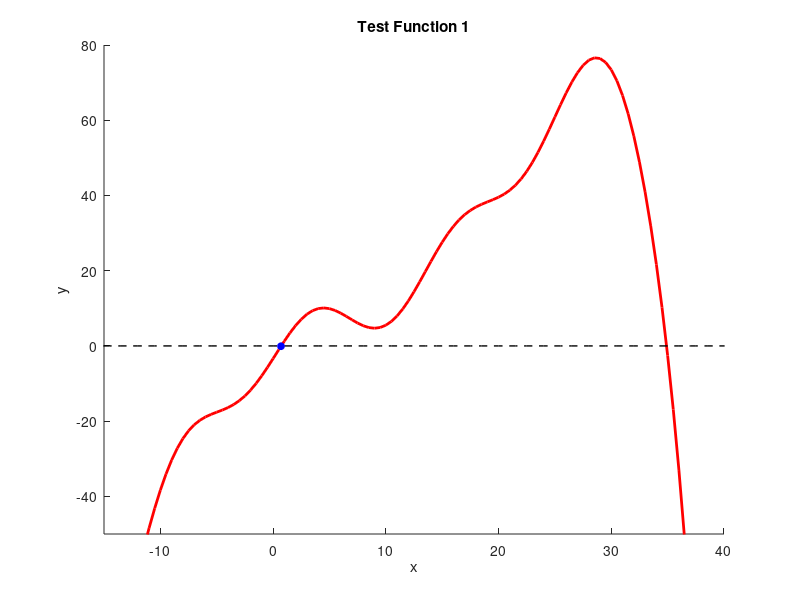

The MATLAB source for this figure: (Note: this script raises an error after producing the figure.)
%template for testing your advanced root finding implementations
%root finding code should be in separate files
function advanced_solver_test_template()
    close all;
    xvals = linspace(-50,50,201);
    [yvals,~] = test_func01(xvals);

    hold on
    axis([-15,40,-50,80]);
    plot(xvals,yvals,'r','linewidth',2);
    plot(xvals,0*xvals,'k--','linewidth',1);
    xlabel('x'); ylabel('y'); title('Test Function 1');

    %set solver parameters 
    dxtol = 1e-14;
    ftol = 1e-14;
    max_iter = 10000;
    dxmax = 1e7; %Newton and Secant only

    %set solver parameters (Bisection)

    % %Newton's method example test
    x0_guess = 0.7;
    plot(x0_guess,test_func01(x0_guess),'bo','markerfacecolor','b','markersize',5);

    [x_sol, exit_flag] = newton_solver(@test_func01,x0_guess,dxtol,ftol,max_iter,dxmax);
    num2str(x_sol, 20)
    plot(x_sol,test_func01(x_sol),'go','markerfacecolor','g','markersize',5);
    

    % %Secant method example test
    % x0_guess = -5;
    % x1_guess = 2;
    % plot(x0_guess,test_func01(x0_guess),'bo','markerfacecolor','b','markersize',5);
    % plot(x1_guess,test_func01(x1_guess),'ko','markerfacecolor','k','markersize',5);
    % 
    % 
    % [x_sol, exit_flag] = secant_solver(@test_func01,x0_guess,x1_guess,dxtol,ftol,max_iter,dxmax);
    % plot(x_sol,test_func01(x_sol),'go','markerfacecolor','g','markersize',5);

    
    % Bisection method example test
    % x_left = -5;
    % x_right = 2;
    % plot(x_left,test_func01(x_left),'bo','markerfacecolor','b','markersize',5);
    % plot(x_right,test_func01(x_right),'ko','markerfacecolor','k','markersize',5);
    % 
    % x_sol = bisection_solver(@test_func01,x_left,x_right,dxtol,ftol,max_iter);
    % plot(x_sol,test_func01(x_sol),'go','markerfacecolor','g','markersize',5);
end


%Definition of the test function and its derivative (as a single function):
%This definition uses the function keyword
%when passing this function as an argument to a solver,
%you'll need to use the handle operator
%ex. solver(@test_func01,x_guess)
function [fval,dfdx] = test_func01(x)
    fval = (x.^3)/100 - (x.^2)/8 + 2*x + 6*sin(x/2+6) -.7 - exp(x/6);
    dfdx = 3*(x.^2)/100 - 2*x/8 + 2 +(6/2)*cos(x/2+6) - exp(x/6)/6;
end


%Do not implement your solvers in this file
%Each solver implementation should get its own separate file
